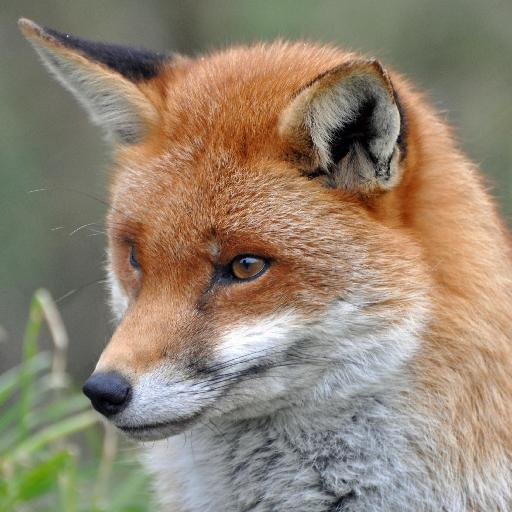
#> input picture scripts/drafts/Jinran/wild_1/flickr_wild_000059.jpg, 512 x 512 px; its folder holds 4 pictures in this run
$ python main.py
#> lines starting #> are read from the running program, lines starting #| are printed output that depends on the picture
from PIL import Image
import os
input_folder = "wild_1"  # Replace with your input folder containing images
output_folder = "wild_128"  # Replace with your output folder for resized images

# Create the output folder if it doesn't exist
if not os.path.exists(output_folder):
    os.makedirs(output_folder)

# List all files in the input folder
files = os.listdir(input_folder)

# Loop through each file in the input folder
for file in files:
    if file.endswith(('.jpg', '.jpeg', '.png')):  # Check if the file is an image
        # Open the image
        img_path = os.path.join(input_folder, file)
        img = Image.open(img_path)
#> img is the input picture: PIL image 512x512 RGB; mean R, G, B 147.1, 132.8, 114.1

        # Resize the image to 128x128
        resized_img = img.resize((128, 128), Image.BICUBIC)
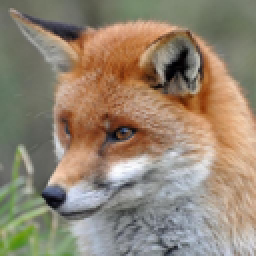
#> resized_img: PIL image 128x128 RGB (shown 2 times larger); mean R, G, B 147.1, 132.8, 114.1

        # Save the resized image to the output folder
        output_path = os.path.join(output_folder, f"resized_{file}")
        resized_img.save(output_path)

        print(f"Resized {file} and saved to {output_path}")
#> pass 2 of the loop `for file in files:`:
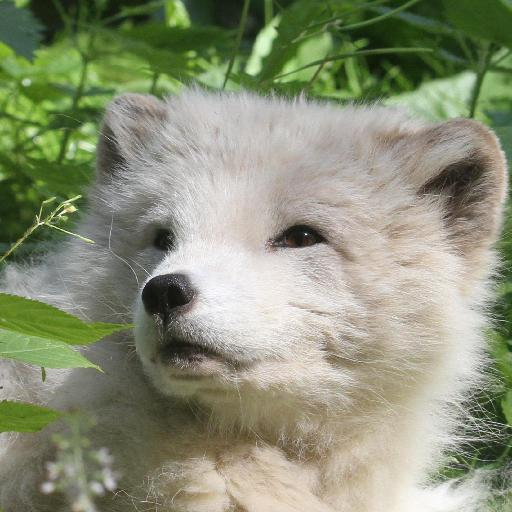
#> input picture scripts/drafts/Jinran/wild_1/flickr_wild_000062.jpg, 512 x 512 px
#> img is the input picture: PIL image 512x512 RGB; mean R, G, B 139.3, 144.7, 119.7
#> `resized_img = img.resize((128, 128), Image.BICUBIC)`:
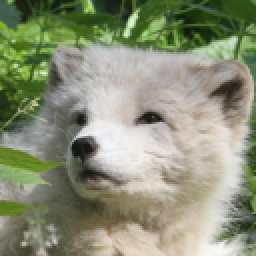
#> resized_img: PIL image 128x128 RGB (shown 2 times larger); mean R, G, B 139.3, 144.7, 119.7
#> pass 3 of the loop `for file in files:`:
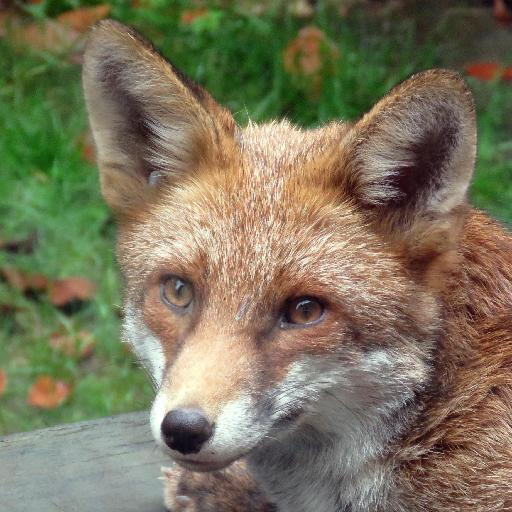
#> input picture scripts/drafts/Jinran/wild_1/flickr_wild_000120.jpg, 512 x 512 px
#> img is the input picture: PIL image 512x512 RGB; mean R, G, B 122.5, 116.9, 92.1
#> `resized_img = img.resize((128, 128), Image.BICUBIC)`:
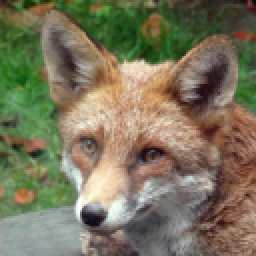
#> resized_img: PIL image 128x128 RGB (shown 2 times larger); mean R, G, B 122.5, 116.9, 92.1
#> the loop made 4 passes; the first 3 are shown
